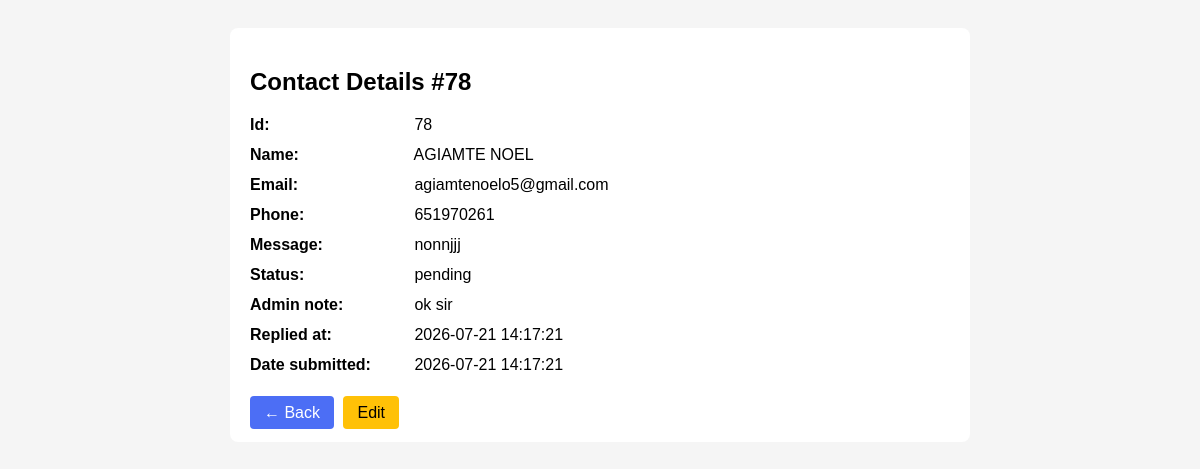
Page /contact_details.php?id=78 on the committed database.
### tables this page shows
CREATE TABLE `contacts` (
  `id` int(11) NOT NULL,
  `name` varchar(100) NOT NULL,
  `email` varchar(50) DEFAULT NULL,
  `phone` varchar(50) NOT NULL,
  `message` text DEFAULT NULL,
  `status` varchar(20) NOT NULL DEFAULT 'pending',
  `admin_note` text DEFAULT NULL,
  `replied_at` datetime DEFAULT NULL,
  `date_submitted` datetime DEFAULT current_timestamp()
);

### contact_details.php (the view, shortened to what this page needs)
<?php
include 'config.php';
$id = $_GET['id'] ?? 0;
$res = $conn->query("SELECT * FROM contacts WHERE id=$id");
$contact = $res->fetch_assoc();
?>
<!DOCTYPE html>
<html>
<head><title>Details</title>
</head>
<body>
<div class="card">
<h2>Contact Details #<?= $contact['id'] ?></h2>
<?php foreach($contact as $key => $val): ?>
<div class="row"><span class="label"><?= ucfirst(str_replace('_',' ',$key)) ?>:</span> <?= nl2br(htmlspecialchars($val)) ?></div>
<?php endforeach; ?>
<br>
<a href="contacts.php" class="btn">← Back</a>
<a href="contacts.php?action=edit&id=<?= $contact['id'] ?>" class="btn" style="background:#ffc107; color:#000;">Edit</a>
</div>
</body>
</html>

### contact_details.php (style rules this page uses)
body { font-family:Arial; padding:20px; background:#f5f5f5; }
.card { background:#fff; padding:20px; border-radius:8px; max-width:700px; margin:auto; }
.row { margin-bottom:12px; }
.label { font-weight:bold; width:160px; display:inline-block; }
.btn { padding:8px 14px; background:#4c6ef5; color:#fff; text-decoration:none; border-radius:4px; margin-right:5px; }

### rows in the picture
contacts: id "78", name "AGIAMTE NOEL", email "agiamtenoelo5@gmail.com", phone "651970261", message "nonnjjj", status "pending", admin_note "ok sir", replied_at "2026-07-21 14:17:21", date_submitted "2026-07-21 14:17:21"

### other values in the picture
str_replace('_',' ',$key) "Id"
str_replace('_',' ',$key) "Name"
str_replace('_',' ',$key) "Email"
str_replace('_',' ',$key) "Phone"
str_replace('_',' ',$key) "Message"
str_replace('_',' ',$key) "Status"
str_replace('_',' ',$key) "Admin note"
str_replace('_',' ',$key) "Replied at"
str_replace('_',' ',$key) "Date submitted"
